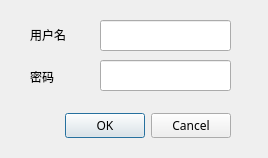
<?xml version="1.0" encoding="UTF-8"?>
<ui version="4.0">
 <class>Dialog</class>
 <widget class="QDialog" name="Dialog">
  <property name="geometry">
   <rect>
    <x>0</x>
    <y>0</y>
    <width>268</width>
    <height>158</height>
   </rect>
  </property>
  <property name="font">
   <font>
    <family>黑体</family>
   </font>
  </property>
  <property name="windowTitle">
   <string>登录</string>
  </property>
  <widget class="QDialogButtonBox" name="buttonBox">
   <property name="geometry">
    <rect>
     <x>20</x>
     <y>110</y>
     <width>211</width>
     <height>32</height>
    </rect>
   </property>
   <property name="orientation">
    <enum>Qt::Horizontal</enum>
   </property>
   <property name="standardButtons">
    <set>QDialogButtonBox::Cancel|QDialogButtonBox::Ok</set>
   </property>
  </widget>
  <widget class="QLineEdit" name="lineEdit">
   <property name="geometry">
    <rect>
     <x>100</x>
     <y>60</y>
     <width>131</width>
     <height>31</height>
    </rect>
   </property>
   <property name="echoMode">
    <enum>QLineEdit::Password</enum>
   </property>
   <property name="clearButtonEnabled">
    <bool>true</bool>
   </property>
  </widget>
  <widget class="QLineEdit" name="lineEdit_2">
   <property name="geometry">
    <rect>
     <x>100</x>
     <y>20</y>
     <width>131</width>
     <height>31</height>
    </rect>
   </property>
   <property name="clearButtonEnabled">
    <bool>true</bool>
   </property>
  </widget>
  <widget class="QLabel" name="label">
   <property name="geometry">
    <rect>
     <x>30</x>
     <y>24</y>
     <width>51</width>
     <height>21</height>
    </rect>
   </property>
   <property name="text">
    <string>用户名</string>
   </property>
  </widget>
  <widget class="QLabel" name="label_2">
   <property name="geometry">
    <rect>
     <x>30</x>
     <y>66</y>
     <width>51</width>
     <height>21</height>
    </rect>
   </property>
   <property name="text">
    <string>密码</string>
   </property>
  </widget>
 </widget>
 <resources/>
 <connections>
  <connection>
   <sender>buttonBox</sender>
   <signal>accepted()</signal>
   <receiver>Dialog</receiver>
   <slot>accept()</slot>
   <hints>
    <hint type="sourcelabel">
     <x>248</x>
     <y>254</y>
    </hint>
    <hint type="destinationlabel">
     <x>157</x>
     <y>274</y>
    </hint>
   </hints>
  </connection>
  <connection>
   <sender>buttonBox</sender>
   <signal>rejected()</signal>
   <receiver>Dialog</receiver>
   <slot>reject()</slot>
   <hints>
    <hint type="sourcelabel">
     <x>316</x>
     <y>260</y>
    </hint>
    <hint type="destinationlabel">
     <x>286</x>
     <y>274</y>
    </hint>
   </hints>
  </connection>
 </connections>
</ui>
